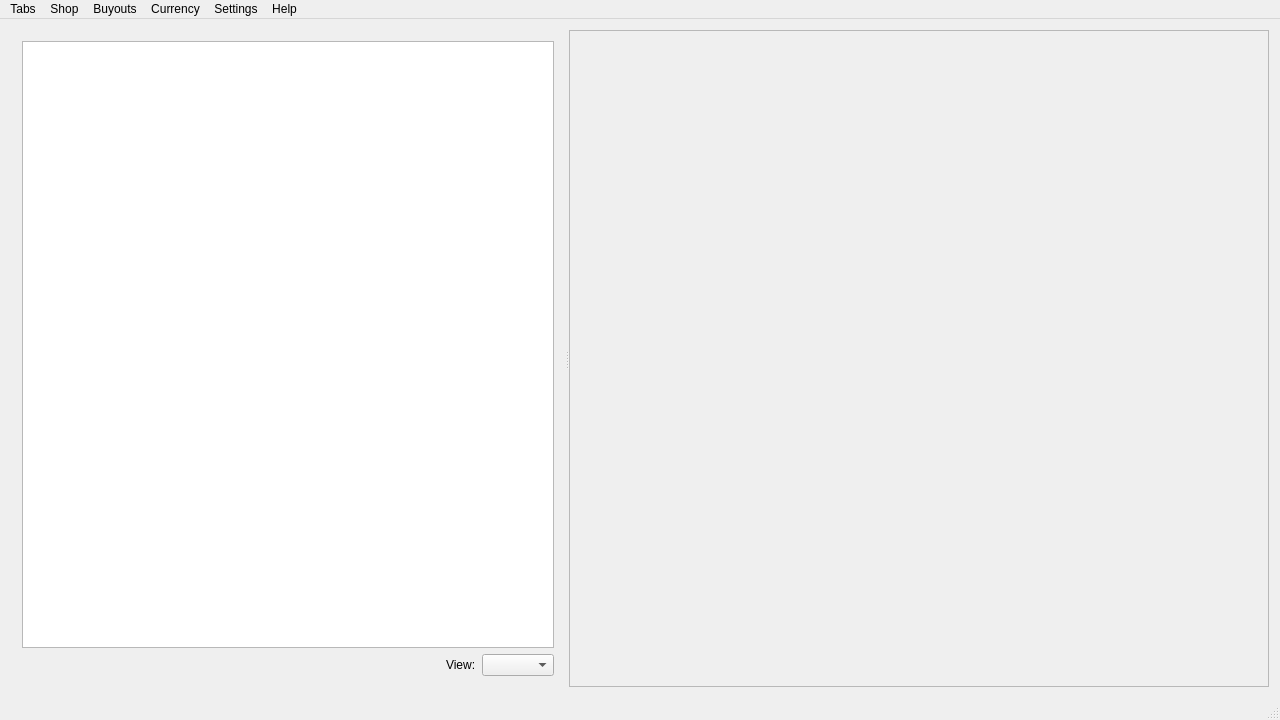
<?xml version="1.0" encoding="UTF-8"?>
<ui version="4.0">
 <class>MainWindow</class>
 <widget class="QMainWindow" name="MainWindow">
  <property name="geometry">
   <rect>
    <x>0</x>
    <y>0</y>
    <width>1280</width>
    <height>720</height>
   </rect>
  </property>
  <property name="windowTitle">
   <string>Acquisition</string>
  </property>
  <widget class="QWidget" name="centralWidget">
   <layout class="QGridLayout" name="gridLayout_2">
    <item row="0" column="0">
     <layout class="QVBoxLayout" name="mainLayout">
      <item>
       <widget class="QSplitter" name="horizontalLayout_2">
        <property name="orientation">
         <enum>Qt::Orientation::Horizontal</enum>
        </property>
        <widget class="QWidget" name="layoutWidget">
         <layout class="QVBoxLayout" name="itemListAndSearchFormLayout">
          <item>
           <widget class="QTreeView" name="treeView"/>
          </item>
          <item>
           <layout class="QHBoxLayout" name="horizontalLayout">
            <item>
             <widget class="BuyoutPanel" name="buyoutPanel" native="true"/>
            </item>
            <item>
             <spacer name="horizontalSpacer">
              <property name="orientation">
               <enum>Qt::Orientation::Horizontal</enum>
              </property>
              <property name="sizeHint" stdset="0">
               <size>
                <width>40</width>
                <height>20</height>
               </size>
              </property>
             </spacer>
            </item>
            <item>
             <widget class="QLabel" name="label">
              <property name="text">
               <string>View:</string>
              </property>
             </widget>
            </item>
            <item>
             <widget class="QComboBox" name="viewComboBox"/>
            </item>
           </layout>
          </item>
         </layout>
        </widget>
        <widget class="QScrollArea" name="scrollArea">
         <widget class="ItemDetailsPanel" name="itemDetailsPanel" native="true">
          <property name="geometry">
           <rect>
            <x>0</x>
            <y>0</y>
            <width>349</width>
            <height>638</height>
           </rect>
          </property>
         </widget>
        </widget>
       </widget>
      </item>
     </layout>
    </item>
   </layout>
  </widget>
  <widget class="QMenuBar" name="menuBar">
   <property name="geometry">
    <rect>
     <x>0</x>
     <y>0</y>
     <width>1280</width>
     <height>21</height>
    </rect>
   </property>
   <widget class="QMenu" name="menuShop">
    <property name="title">
     <string>Shop</string>
    </property>
    <addaction name="actionSetShopThreads"/>
    <addaction name="actionEditShopTemplate"/>
    <addaction name="actionCopyShopToClipboard"/>
    <addaction name="separator"/>
    <addaction name="actionUpdateShopPOESESSID"/>
    <addaction name="actionUpdateShops"/>
    <addaction name="separator"/>
    <addaction name="actionSetAutomaticallyShopUpdate"/>
   </widget>
   <widget class="QMenu" name="menuTabs">
    <property name="title">
     <string>Tabs</string>
    </property>
    <addaction name="actionFetchTabsList"/>
    <addaction name="actionRefreshCheckedTabs"/>
    <addaction name="actionRefreshAllTabs"/>
    <addaction name="separator"/>
    <addaction name="actionSetAutomaticTabRefresh"/>
    <addaction name="actionSetTabRefreshInterval"/>
    <addaction name="separator"/>
    <addaction name="actionGetMapStashes"/>
    <addaction name="actionGetUniqueStashes"/>
   </widget>
   <widget class="QMenu" name="menuCurrency">
    <property name="title">
     <string>Currency</string>
    </property>
    <addaction name="actionListCurrency"/>
    <addaction name="actionExportCurrency"/>
   </widget>
   <widget class="QMenu" name="menuBuyouts">
    <property name="title">
     <string>Buyouts</string>
    </property>
    <addaction name="actionImportLegacyBuyouts"/>
    <addaction name="actionImportLegacyBuyoutPlan"/>
   </widget>
   <widget class="QMenu" name="menuSettings">
    <property name="title">
     <string>Settings</string>
    </property>
    <widget class="QMenu" name="menuTheme">
     <property name="title">
      <string>Theme</string>
     </property>
     <addaction name="actionSetDarkTheme"/>
     <addaction name="actionSetLightTheme"/>
     <addaction name="actionSetDefaultTheme"/>
    </widget>
    <widget class="QMenu" name="menuLogging">
     <property name="title">
      <string>Logging</string>
     </property>
     <addaction name="actionLoggingOFF"/>
     <addaction name="actionLoggingFATAL"/>
     <addaction name="actionLoggingERROR"/>
     <addaction name="actionLoggingWARN"/>
     <addaction name="actionLoggingINFO"/>
     <addaction name="actionLoggingDEBUG"/>
     <addaction name="actionLoggingTRACE"/>
    </widget>
    <widget class="QMenu" name="menuSessionID">
     <property name="title">
      <string>POESESSID</string>
     </property>
     <addaction name="actionShowPOESESSID"/>
    </widget>
    <addaction name="menuTheme"/>
    <addaction name="menuLogging"/>
    <addaction name="menuSessionID"/>
   </widget>
   <widget class="QMenu" name="menuHelp">
    <property name="title">
     <string>Help</string>
    </property>
    <addaction name="actionOpenUserGuide"/>
    <addaction name="actionReportIssue"/>
   </widget>
   <addaction name="menuTabs"/>
   <addaction name="menuShop"/>
   <addaction name="menuBuyouts"/>
   <addaction name="menuCurrency"/>
   <addaction name="menuSettings"/>
   <addaction name="menuHelp"/>
  </widget>
  <widget class="QStatusBar" name="statusBar"/>
  <action name="actionSetShopThreads">
   <property name="enabled">
    <bool>true</bool>
   </property>
   <property name="text">
    <string>Set Shop Threads</string>
   </property>
  </action>
  <action name="actionCopyShopToClipboard">
   <property name="enabled">
    <bool>true</bool>
   </property>
   <property name="text">
    <string>Copy shop data to clipboard</string>
   </property>
  </action>
  <action name="actionSetAutomaticTabRefresh">
   <property name="checkable">
    <bool>true</bool>
   </property>
   <property name="checked">
    <bool>false</bool>
   </property>
   <property name="text">
    <string>Auto refresh checked tabs</string>
   </property>
  </action>
  <action name="actionSetTabRefreshInterval">
   <property name="text">
    <string>Auto refresh interval...</string>
   </property>
  </action>
  <action name="actionRefreshAllTabs">
   <property name="text">
    <string>Refresh all tabs</string>
   </property>
  </action>
  <action name="actionUpdateShops">
   <property name="enabled">
    <bool>true</bool>
   </property>
   <property name="text">
    <string>Update forum shop(s)</string>
   </property>
  </action>
  <action name="actionSetAutomaticallyShopUpdate">
   <property name="checkable">
    <bool>true</bool>
   </property>
   <property name="checked">
    <bool>false</bool>
   </property>
   <property name="enabled">
    <bool>true</bool>
   </property>
   <property name="text">
    <string>Automatically update shop</string>
   </property>
  </action>
  <action name="actionEditShopTemplate">
   <property name="enabled">
    <bool>true</bool>
   </property>
   <property name="text">
    <string>Edit Shop Template</string>
   </property>
  </action>
  <action name="actionListCurrency">
   <property name="text">
    <string>List currency...</string>
   </property>
  </action>
  <action name="actionExportCurrency">
   <property name="text">
    <string>Export to CSV...</string>
   </property>
  </action>
  <action name="actionImportLegacyBuyouts">
   <property name="text">
    <string>Recover legacy buyouts…</string>
   </property>
  </action>
  <action name="actionImportLegacyBuyoutPlan">
   <property name="text">
    <string>Import buyout plan…</string>
   </property>
  </action>
  <action name="actionRefreshCheckedTabs">
   <property name="text">
    <string>Refresh checked tabs</string>
   </property>
  </action>
  <action name="actionSetDarkTheme">
   <property name="checkable">
    <bool>true</bool>
   </property>
   <property name="text">
    <string>Dark</string>
   </property>
  </action>
  <action name="actionSetLightTheme">
   <property name="checkable">
    <bool>true</bool>
   </property>
   <property name="text">
    <string>Light</string>
   </property>
  </action>
  <action name="actionSetDefaultTheme">
   <property name="checkable">
    <bool>true</bool>
   </property>
   <property name="text">
    <string>Default</string>
   </property>
  </action>
  <action name="actionLoggingOFF">
   <property name="checkable">
    <bool>true</bool>
   </property>
   <property name="text">
    <string>OFF</string>
   </property>
  </action>
  <action name="actionLoggingFATAL">
   <property name="checkable">
    <bool>true</bool>
   </property>
   <property name="text">
    <string>FATAL</string>
   </property>
  </action>
  <action name="actionLoggingERROR">
   <property name="checkable">
    <bool>true</bool>
   </property>
   <property name="text">
    <string>ERROR</string>
   </property>
  </action>
  <action name="actionLoggingWARN">
   <property name="checkable">
    <bool>true</bool>
   </property>
   <property name="text">
    <string>WARN</string>
   </property>
  </action>
  <action name="actionLoggingINFO">
   <property name="checkable">
    <bool>true</bool>
   </property>
   <property name="text">
    <string>INFO</string>
   </property>
  </action>
  <action name="actionLoggingDEBUG">
   <property name="checkable">
    <bool>true</bool>
   </property>
   <property name="text">
    <string>DEBUG</string>
   </property>
  </action>
  <action name="actionLoggingTRACE">
   <property name="checkable">
    <bool>true</bool>
   </property>
   <property name="text">
    <string>TRACE</string>
   </property>
  </action>
  <action name="actionOpenUserGuide">
   <property name="text">
    <string>User guide (online)</string>
   </property>
  </action>
  <action name="actionReportIssue">
   <property name="text">
    <string>Report an issue (online)</string>
   </property>
  </action>
  <action name="actionShowPOESESSID">
   <property name="text">
    <string>Show or edit the session cookie</string>
   </property>
  </action>
  <action name="actionFetchTabsList">
   <property name="text">
    <string>Fetch tabs list</string>
   </property>
  </action>
  <action name="actionUpdateShopPOESESSID">
   <property name="text">
    <string>Update shop POESESSID</string>
   </property>
  </action>
  <action name="actionGetMapStashes">
   <property name="checkable">
    <bool>true</bool>
   </property>
   <property name="text">
    <string>Get map stashes</string>
   </property>
  </action>
  <action name="actionGetUniqueStashes">
   <property name="checkable">
    <bool>true</bool>
   </property>
   <property name="text">
    <string>Get unique stashes</string>
   </property>
  </action>
 </widget>
 <layoutdefault spacing="6" margin="11"/>
 <customwidgets>
  <customwidget>
   <class>BuyoutPanel</class>
   <extends>QWidget</extends>
   <header>ui/buyoutpanel.h</header>
   <container>0</container>
  </customwidget>
  <customwidget>
   <class>ItemDetailsPanel</class>
   <extends>QWidget</extends>
   <header>ui/itemdetailspanel.h</header>
   <container>0</container>
  </customwidget>
 </customwidgets>
 <resources/>
 <connections/>
</ui>
